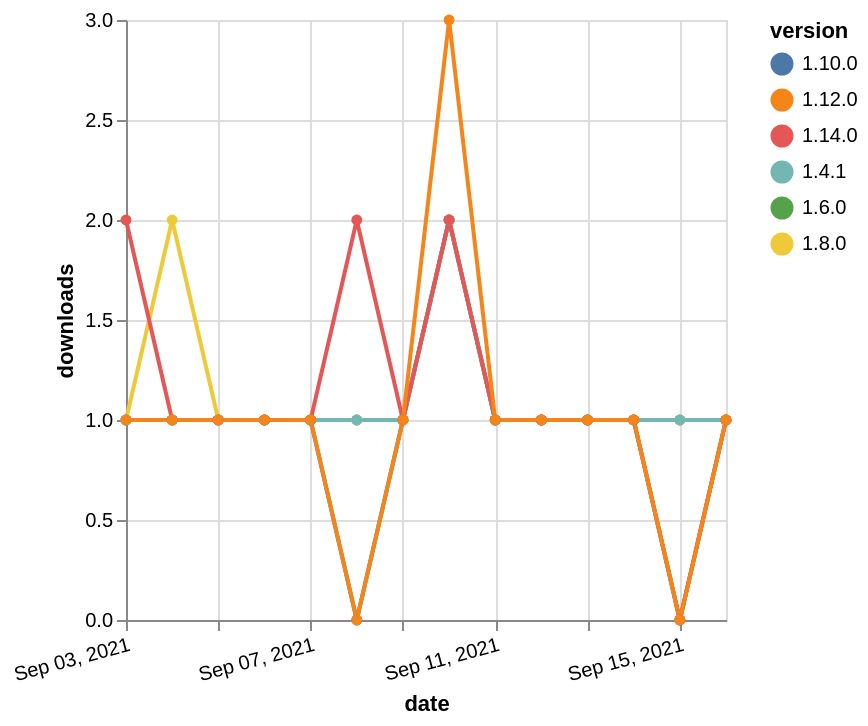

Specify this chart in Vega-Lite:
### Vega-Lite specification from a JSON file in a GitHub repository (floating-point values rounded to 4 significant figures)
{"$schema": "https://vega.github.io/schema/vega-lite/v5.json", "description": "A simple bar chart with embedded data.", "data": {"values": [{"date": "2021-09-03", "total": 212, "delta": 1, "version": "1.6.0"}, {"date": "2021-09-04", "total": 213, "delta": 1, "version": "1.6.0"}, {"date": "2021-09-05", "total": 214, "delta": 1, "version": "1.6.0"}, {"date": "2021-09-06", "total": 215, "delta": 1, "version": "1.6.0"}, {"date": "2021-09-07", "total": 216, "delta": 1, "version": "1.6.0"}, {"date": "2021-09-08", "total": 217, "delta": 1, "version": "1.6.0"}, {"date": "2021-09-09", "total": 218, "delta": 1, "version": "1.6.0"}, {"date": "2021-09-10", "total": 220, "delta": 2, "version": "1.6.0"}, {"date": "2021-09-11", "total": 221, "delta": 1, "version": "1.6.0"}, {"date": "2021-09-12", "total": 222, "delta": 1, "version": "1.6.0"}, {"date": "2021-09-13", "total": 223, "delta": 1, "version": "1.6.0"}, {"date": "2021-09-14", "total": 224, "delta": 1, "version": "1.6.0"}, {"date": "2021-09-15", "total": 225, "delta": 1, "version": "1.6.0"}, {"date": "2021-09-16", "total": 226, "delta": 1, "version": "1.6.0"}, {"date": "2021-09-03", "total": 209, "delta": 1, "version": "1.8.0"}, {"date": "2021-09-04", "total": 211, "delta": 2, "version": "1.8.0"}, {"date": "2021-09-05", "total": 212, "delta": 1, "version": "1.8.0"}, {"date": "2021-09-06", "total": 213, "delta": 1, "version": "1.8.0"}, {"date": "2021-09-07", "total": 214, "delta": 1, "version": "1.8.0"}, {"date": "2021-09-08", "total": 215, "delta": 1, "version": "1.8.0"}, {"date": "2021-09-09", "total": 216, "delta": 1, "version": "1.8.0"}, {"date": "2021-09-10", "total": 218, "delta": 2, "version": "1.8.0"}, {"date": "2021-09-11", "total": 219, "delta": 1, "version": "1.8.0"}, {"date": "2021-09-12", "total": 220, "delta": 1, "version": "1.8.0"}, {"date": "2021-09-13", "total": 221, "delta": 1, "version": "1.8.0"}, {"date": "2021-09-14", "total": 222, "delta": 1, "version": "1.8.0"}, {"date": "2021-09-15", "total": 223, "delta": 1, "version": "1.8.0"}, {"date": "2021-09-16", "total": 224, "delta": 1, "version": "1.8.0"}, {"date": "2021-09-03", "total": 170, "delta": 1, "version": "1.10.0"}, {"date": "2021-09-04", "total": 171, "delta": 1, "version": "1.10.0"}, {"date": "2021-09-05", "total": 172, "delta": 1, "version": "1.10.0"}, {"date": "2021-09-06", "total": 173, "delta": 1, "version": "1.10.0"}, {"date": "2021-09-07", "total": 174, "delta": 1, "version": "1.10.0"}, {"date": "2021-09-08", "total": 174, "delta": 0, "version": "1.10.0"}, {"date": "2021-09-09", "total": 175, "delta": 1, "version": "1.10.0"}, {"date": "2021-09-10", "total": 177, "delta": 2, "version": "1.10.0"}, {"date": "2021-09-11", "total": 178, "delta": 1, "version": "1.10.0"}, {"date": "2021-09-12", "total": 179, "delta": 1, "version": "1.10.0"}, {"date": "2021-09-13", "total": 180, "delta": 1, "version": "1.10.0"}, {"date": "2021-09-14", "total": 181, "delta": 1, "version": "1.10.0"}, {"date": "2021-09-15", "total": 181, "delta": 0, "version": "1.10.0"}, {"date": "2021-09-16", "total": 182, "delta": 1, "version": "1.10.0"}, {"date": "2021-09-03", "total": 262, "delta": 1, "version": "1.4.1"}, {"date": "2021-09-04", "total": 263, "delta": 1, "version": "1.4.1"}, {"date": "2021-09-05", "total": 264, "delta": 1, "version": "1.4.1"}, {"date": "2021-09-06", "total": 265, "delta": 1, "version": "1.4.1"}, {"date": "2021-09-07", "total": 266, "delta": 1, "version": "1.4.1"}, {"date": "2021-09-08", "total": 267, "delta": 1, "version": "1.4.1"}, {"date": "2021-09-09", "total": 268, "delta": 1, "version": "1.4.1"}, {"date": "2021-09-10", "total": 270, "delta": 2, "version": "1.4.1"}, {"date": "2021-09-11", "total": 271, "delta": 1, "version": "1.4.1"}, {"date": "2021-09-12", "total": 272, "delta": 1, "version": "1.4.1"}, {"date": "2021-09-13", "total": 273, "delta": 1, "version": "1.4.1"}, {"date": "2021-09-14", "total": 274, "delta": 1, "version": "1.4.1"}, {"date": "2021-09-15", "total": 275, "delta": 1, "version": "1.4.1"}, {"date": "2021-09-16", "total": 276, "delta": 1, "version": "1.4.1"}, {"date": "2021-09-03", "total": 120, "delta": 2, "version": "1.14.0"}, {"date": "2021-09-04", "total": 121, "delta": 1, "version": "1.14.0"}, {"date": "2021-09-05", "total": 122, "delta": 1, "version": "1.14.0"}, {"date": "2021-09-06", "total": 123, "delta": 1, "version": "1.14.0"}, {"date": "2021-09-07", "total": 124, "delta": 1, "version": "1.14.0"}, {"date": "2021-09-08", "total": 126, "delta": 2, "version": "1.14.0"}, {"date": "2021-09-09", "total": 127, "delta": 1, "version": "1.14.0"}, {"date": "2021-09-10", "total": 129, "delta": 2, "version": "1.14.0"}, {"date": "2021-09-11", "total": 130, "delta": 1, "version": "1.14.0"}, {"date": "2021-09-12", "total": 131, "delta": 1, "version": "1.14.0"}, {"date": "2021-09-13", "total": 132, "delta": 1, "version": "1.14.0"}, {"date": "2021-09-14", "total": 133, "delta": 1, "version": "1.14.0"}, {"date": "2021-09-15", "total": 133, "delta": 0, "version": "1.14.0"}, {"date": "2021-09-16", "total": 134, "delta": 1, "version": "1.14.0"}, {"date": "2021-09-03", "total": 202, "delta": 1, "version": "1.12.0"}, {"date": "2021-09-04", "total": 203, "delta": 1, "version": "1.12.0"}, {"date": "2021-09-05", "total": 204, "delta": 1, "version": "1.12.0"}, {"date": "2021-09-06", "total": 205, "delta": 1, "version": "1.12.0"}, {"date": "2021-09-07", "total": 206, "delta": 1, "version": "1.12.0"}, {"date": "2021-09-08", "total": 206, "delta": 0, "version": "1.12.0"}, {"date": "2021-09-09", "total": 207, "delta": 1, "version": "1.12.0"}, {"date": "2021-09-10", "total": 210, "delta": 3, "version": "1.12.0"}, {"date": "2021-09-11", "total": 211, "delta": 1, "version": "1.12.0"}, {"date": "2021-09-12", "total": 212, "delta": 1, "version": "1.12.0"}, {"date": "2021-09-13", "total": 213, "delta": 1, "version": "1.12.0"}, {"date": "2021-09-14", "total": 214, "delta": 1, "version": "1.12.0"}, {"date": "2021-09-15", "total": 214, "delta": 0, "version": "1.12.0"}, {"date": "2021-09-16", "total": 215, "delta": 1, "version": "1.12.0"}]}, "width": "container", "mark": {"type": "line", "point": {"filled": true}}, "encoding": {"x": {"field": "date", "type": "temporal", "timeUnit": "yearmonthdate", "title": "date", "axis": {"labelAngle": -15}}, "y": {"field": "delta", "type": "quantitative", "title": "downloads"}, "color": {"field": "version", "type": "nominal"}, "tooltip": {"field": "delta"}}}
